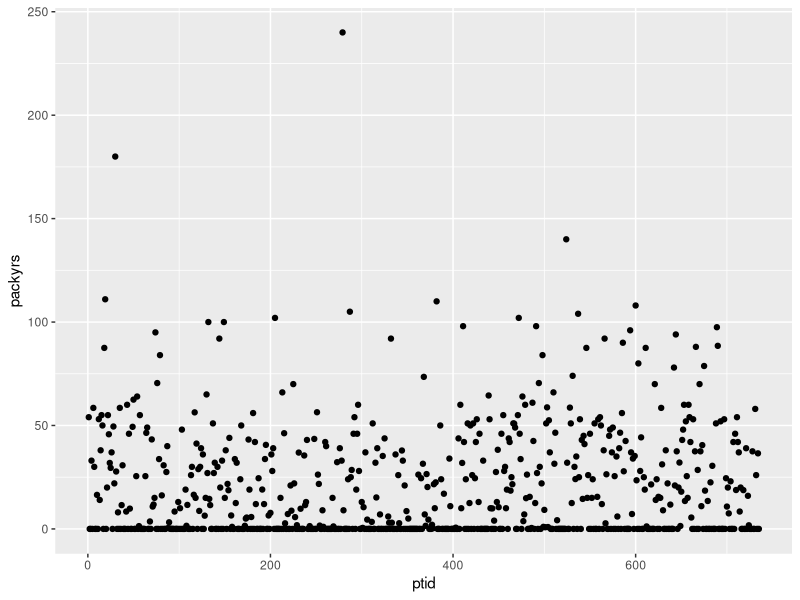

Recreate this plot in R.
## ---- chunk 1
library(ggplot2)
## ---- chunk 2
mri <- read.table("data/mri.txt",header=TRUE) 
#str(mri)
## ---- chunk 3
library(dplyr)
mri%>%group_by(ptid) %>% summarise(count=n()) %>% arrange(desc(count)) %>% tail()
#mri%>%group_by(ptid) %>% summarise(count=n()) %>% arrange(desc(count))
## ---- chunk 4
mri%>%filter(is.na(packyrs))
## ---- chunk 5
mri%>% group_by(death)%>%summarise(groups=n()) %>% View()
## ---- chunk 6
mri%>% ggplot() + geom_point(aes(ptid,packyrs))
## ---- chunk 7
mri%>% filter(!is.na(packyrs) & (packyrs >=1 & packyrs <=10 ))  %>% tally()

## ---- chunk 8
mri%>% filter(!is.na(packyrs) & (packyrs ==0 )) %>% group_by(death) %>% summarise(count= n()) 


#	Welch Two Sample t-test

#data:  mri[!is.na(mri$packyrs) & (mri$packyrs == 0) & (mri$death ==  and mri[!is.na(mri$packyrs) & (mri$packyrs == 0) & (mri$death ==     0), ] and     1), ]
#t = 0.14825, df = 2011.5, p-value = 0.8822
#alternative hypothesis: true difference in means is not equal to 0
#95 percent confidence interval:
# -755.2594  878.7803
#sample estimates:
#mean of x mean of y 
# 2616.813  2555.053 
